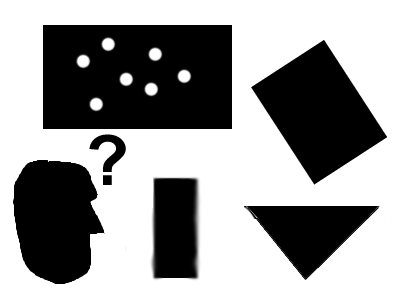
//> input picture sources/samples/data/pic1.png, 400 x 300 px, given in place of 2.bmp, which was not available
$ ./contours2   (built with g++ and OpenCV 4)
//> lines starting //> are read from the running program, lines starting //| are printed output that depends on the picture; after the words box and inside, x2 and y2 are one past the last pixel; in counts of white or black regions, pixels touching at a corner belong together; pictures that were not available may be replaced by others from this repository, and a replacement may not be noted
#include "opencv2/imgproc/imgproc.hpp"
#include "opencv2/highgui/highgui.hpp"
#include <math.h>
#include <iostream>

using namespace cv;
using namespace std;

static void help()
{
	cout
	<< "\nThis program illustrates the use of findContours and drawContours\n"
	<< "The original image is put up along with the image of drawn contours\n"
	<< "Usage:\n"
	<< "./contours2\n"
	<< "\nA trackbar is put up which controls the contour level from -3 to 3\n"
	<< endl;
}

int w = 500;
int h = 500;
int levels = 0;

vector<vector<Point> > contours, contours0;
vector<Vec4i> hierarchy0;

static void on_trackbar(int, void*)
{
	int maxx=0,maxy=0,minx=999990,miny=99990;
	size_t k;
	Mat cnt_img;
	cnt_img = Mat::zeros(h, w, CV_8UC3);
	contours.resize(contours0.size());
	for( k=0; k < contours0.size(); k++ ) {
	  if (contours0[k].size()<3) {
//		contours0[k].~vector();
		continue;
	  }
	  for( size_t kv = 0; kv < contours0[k].size(); kv++ ) {
		if (contours0[k].at(kv).x >maxx) maxx=contours0[k].at(kv).x;
		if (contours0[k].at(kv).y >maxy) maxy=contours0[k].at(kv).y;
		if (contours0[k].at(kv).x <minx) minx=contours0[k].at(kv).x;
		if (contours0[k].at(kv).y <miny) miny=contours0[k].at(kv).y;
	  }
 	  if ((maxx-minx<31) && (maxy-miny<31)) continue;//contours[k].~vector();
	  approxPolyDP(Mat(contours0[k]), contours[k], levels/5+1, true);
	  if (contours[k].size()<3) contours[k].~vector();
	  maxx=0;maxy=0;minx=999990;miny=99990;
	  for( size_t kv = 0; kv < contours[k].size(); kv++ ) {
		if (contours[k].at(kv).x >maxx) maxx=contours[k].at(kv).x;
		if (contours[k].at(kv).y >maxy) maxy=contours[k].at(kv).y;
		if (contours[k].at(kv).x <minx) minx=contours[k].at(kv).x;
		if (contours[k].at(kv).y <miny) miny=contours[k].at(kv).y;
	  }
	  if ((maxx-minx<31) && (maxy-miny<31)) contours[k].~vector();
	}
	drawContours( cnt_img, contours, -1, Scalar(128,255,255), 1, LINE_AA, hierarchy0, levels/5==0 ? 2 : levels/5+2 );

	imshow("contours", cnt_img);
}

int main( int argc, char** argv)
{
	cv::CommandLineParser parser(argc, argv, "{help h||}");
	if (parser.has("help"))
	{
		help();
		return 0;
	}
	Mat img, grey;
	img = imread("c:/Users/admin/PROGS/CV/2.bmp", 1);
//> img is the input picture: 300 rows x 400 cols, CV_8UC3; mean B, G, R 154.1, 154.1, 154.1
	w=img.cols;
//> w = 400
	h=img.rows;
//> h = 300
	if(img.empty())
	{
		printf("Cannot read image file");
		help();
		return -1;
	}
	cvtColor(img, grey, CV_BGR2GRAY);
	adaptiveThreshold(grey, grey, 255, CV_ADAPTIVE_THRESH_GAUSSIAN_C, 1, 17, 12.0);
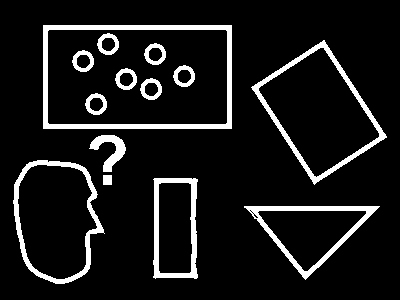
//> grey: 300 rows x 400 cols, CV_8UC1; 9.7% white; 14 white regions

	namedWindow( "image", 1 );
	imshow( "image", grey );
	//Extract the contours so that
	findContours( grey, contours0, hierarchy0, RETR_TREE, CHAIN_APPROX_SIMPLE);
//> contours0 = 31 contours, 5 with area under 20; largest, box (x1, y1, x2, y2) and area: (43, 25, 232, 129) 19364, (47, 29, 228, 125) 17092, (251, 40, 387, 185) 9906, (13, 160, 105, 284) 8435, (258, 47, 380, 178) 8348

	namedWindow( "contours", 1 );
	createTrackbar( "levels", "contours", &levels, 50, on_trackbar );

	on_trackbar(0,0);
//> in on_trackbar, `contours.resize(contours0.size());`: contours = 31 empty contours
//> the loop in on_trackbar, `for( k=0; k < contours0.size(); k++ )` made 31 passes
//> (maxx, maxy, minx, miny) on passes 1 to 12: (379, 279, 244, 206), (258, 218, 253, 213), (258, 218, 252, 212), (258, 218, 251, 211), (366, 271, 257, 210), (0, 1609208938, -1191992283, 21850), (0, 1609208938, -1191992283, 21850), (197, 278, 153, 178), (192, 273, 158, 182), (111, 184, 103, 175), (104, 283, 13, 160), (97, 279, 18, 164)
//> after the loop in on_trackbar, `for( k=0; k < contours0.size(); k++ )`: maxx = 118; maxy = 54; minx = 98; miny = 34; contours = 31 entries, 22 filled: 22 contours, 2 with area under 20; largest, box (x1, y1, x2, y2) and area: (-1191992283, 5, -2852538986, 1609208939) 1160584133603174400, (-1191992283, 5, -2852538986, 1609208939) 1160584133603174400, (-1191992283, 5, -2852538986, 1609208939) 1160584133603174400, (-1191992283, 5, -2852538986, 1609208939) 1160584133603174400, (-1191992283, 5, -2852538986, 1609208939) 1160584133603174400
//> in on_trackbar, `drawContours( cnt_img, contours, -1, Scalar(128,255,255), 1, LINE_AA, ..`:
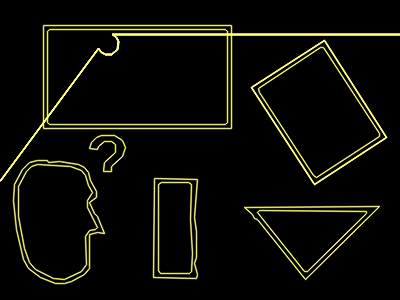
//> cnt_img: 300 rows x 400 cols, CV_8UC3; mean B, G, R 6.9, 13.7, 13.7
	waitKey();

	return 0;
}

$ run again, on sources/samples/data/pic3.png
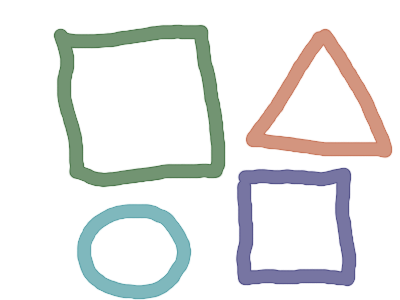
//> input picture sources/samples/data/pic3.png, 400 x 300 px, given in place of 2.bmp, which was not available
//> img is the input picture: 300 rows x 400 cols, CV_8UC3; mean B, G, R 232.6, 233.5, 232.3
//> `adaptiveThreshold(grey, grey, 255, CV_ADAPTIVE_THRESH_GAUSSIAN_C, 1, 1..`:
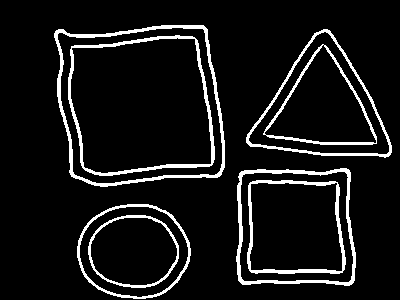
//> grey: 300 rows x 400 cols, CV_8UC1; 8.5% white; 8 white regions
//> contours0 = 16 contours; largest, box (x1, y1, x2, y2) and area: (54, 25, 225, 187) 23376, (57, 27, 223, 184) 21938, (68, 35, 215, 176) 17370, (70, 37, 212, 174) 16214, (236, 168, 356, 286) 12788
//> contours = 16 empty contours
//> the loop in on_trackbar, `for( k=0; k < contours0.size(); k++ )` made 16 passes
//> (maxx, maxy, minx, miny) on passes 1 to 8: (190, 298, 77, 204), (188, 297, 79, 206), (178, 287, 88, 215), (177, 285, 90, 218), (355, 285, 236, 168), (353, 282, 239, 171), (345, 272, 247, 180), (342, 270, 249, 182)
//> after the loop in on_trackbar, `for( k=0; k < contours0.size(); k++ )`: maxx = 211; maxy = 173; minx = 70; miny = 38
//> in on_trackbar, `drawContours( cnt_img, contours, -1, Scalar(128,255,255), 1, LINE_AA, ..`:
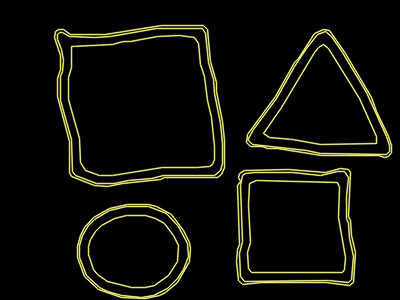
//> cnt_img: 300 rows x 400 cols, CV_8UC3; mean B, G, R 7.1, 14.2, 14.2
